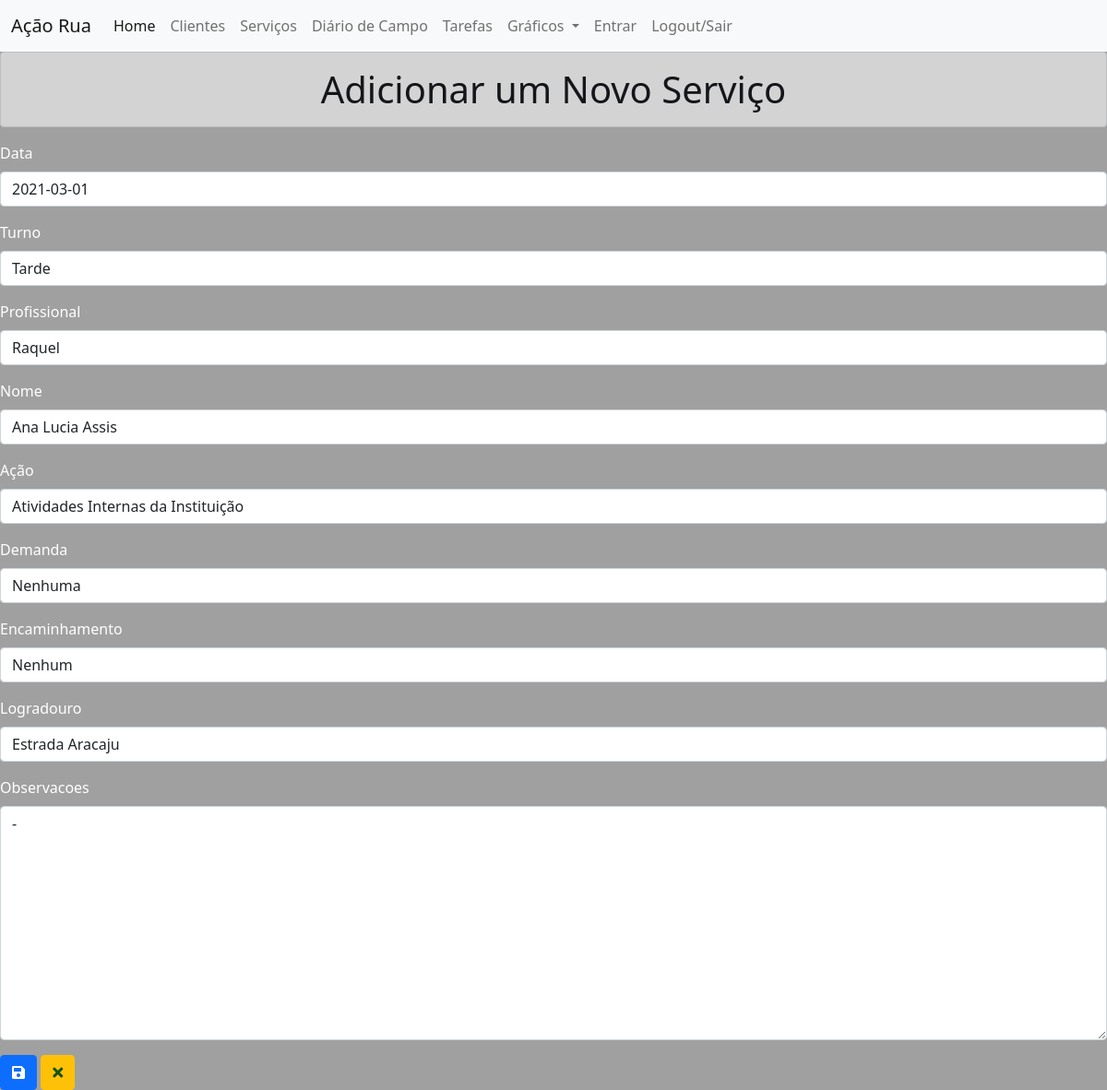
The app's page /1/updates/ with its own data.
### servicos/models.py (models this page shows, shortened)
class Servicos(models.Model):
    data = models.DateField('Data')
    turno = models.CharField('Turno', max_length=30)
    profissional = models.CharField('Profissional', max_length=100)
    nome = models.CharField('Nome', max_length=100)
    acao = models.CharField('Ação', max_length=100)
    demanda = models.CharField('Demanda', max_length=100)
    encaminhamento = models.CharField('Encaminhamento', max_length=100)
    logradouro = models.CharField('Logradouro', max_length=100)
    observacoes = models.TextField(null=True, blank=True)

### servicos/views.py (the view)
# urls.py: path('<int:pk>/updates/', UpdateServicosView.as_view(), name='upd_servicos'),
class UpdateServicosView(UpdateView):
    model = Servicos
    template_name = 'servicos_form.html'
    fields = ['data', 'turno', 'profissional', 'nome', 'acao', 'demanda', 'encaminhamento', 'logradouro', 'observacoes']
    success_url = reverse_lazy('listaservicos')

### servicos/templates/servicos_form.html (shortened to what this page needs)
{% extends 'base.html' %}
{% load bootstrap4 %}
{% block content %}
<h1 class="text-center alert alert-dark">Adicionar um Novo Serviço</h1>
    <form method="post">
        {% bootstrap_form form %}
            {% buttons %}
        <button type="submit" class="btn btn-primary"><span><i class="fas fa-save"></i></span></button>
                <button type="button" class="btn btn-warning">
                    <a href="/listaservicos/"><span><i class="fas fa-times"></i></span></a>
                </button>
            {% endbuttons %}
    </form>
{% endblock %}

### core/static/css/estilos.css (style rules this page uses)
body { background-color: #a0a0a0; color: #ffffff; }
a { text-decoration: none; color: #13520E; }

### records on screen
Servicos: data "2021-03-01", turno "Tarde", profissional "Raquel", nome "Ana Lucia Assis", acao "Atividades Internas da Instituição", demanda "Nenhuma", encaminhamento "Nenhum", logradouro "Estrada Aracaju", observacoes "-"
